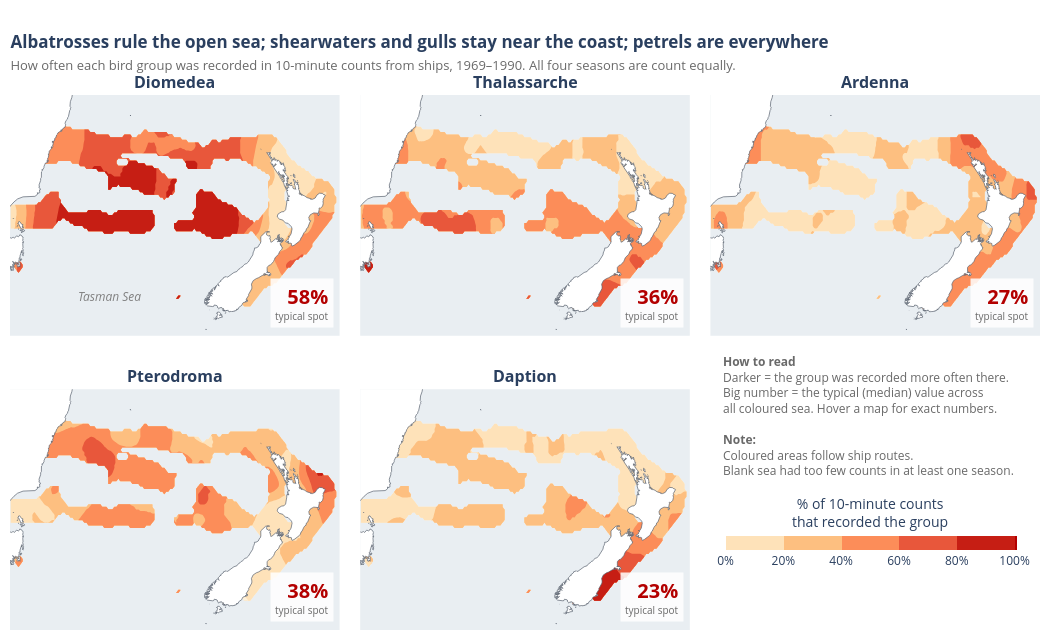

Notebook source saved alongside this figure:
### Code cell
# trace coastline
land = gpd.read_file("https://raw.githubusercontent.com/nvkelso/natural-earth-vector/master/geojson/ne_10m_land.geojson")
land = land.clip(box(LON[0] - 3, LAT[0] - 3, LON[1] + 3, LAT[1] + 3)).explode().simplify(0.02)
coast_x, coast_y = [], []
for poly in land:
    x, y = poly.exterior.xy
    coast_x += list(x) + [None]; coast_y += list(y) + [None]

# red color variations
reds = [[0, "#fef0d9"], [0.25, "#fdcc8a"], [0.5, "#fc8d59"], [0.75, "#e34a33"], [1, "#b30000"]]

fig = make_subplots(rows=2, cols=3, horizontal_spacing=0.02, vertical_spacing=0.1,
                    subplot_titles=[f"<b>{g}</b>" for g in order])
for k, g in enumerate(order):
    r, c = k // 3 + 1, k % 3 + 1
    fig.add_trace(go.Contour(x=lon_mid[cols], y=lat_mid[rows], z=rate[g][inside].round().astype("float32"), customdata=nearby,
                             zmin=0, zmax=100, hoverongaps=False, line_width=0,
                             contours=dict(start=0, end=100, size=20), autocontour=False,
                             colorscale=reds, showscale=(k == 0), name=g,
                             hovertemplate=f"<b>{g}</b><br>lat %{{y:.1f}}, lon %{{x:.1f}}<br>"
                                           "Recorded in %{z:.0f}% of counts here<br>Based on %{customdata:.0f} nearby counts<extra></extra>",
                             colorbar=dict(orientation="h", x=0.835, y=0.1, len=0.3, thickness=14, tickvals=[0, 20, 40, 60, 80, 100],
                                           ticktext=["0%", "20%", "40%", "60%", "80%", "100%"],
                                           title=dict(text="% of 10-minute counts<br>that recorded the group", side="top"))),
                  row=r, col=c)
    fig.add_trace(go.Scatter(x=coast_x, y=coast_y, fill="toself", fillcolor="white", mode="lines",
                             line=dict(color="#5b6470", width=0.7), hoverinfo="skip", showlegend=False), row=r, col=c)

    ax = f"{k + 1 if k else ''}"
    fig.add_annotation(x=LON[1] - 0.6, y=LAT[0] + 0.6, xref=f"x{ax}", yref=f"y{ax}", xanchor="right", yanchor="bottom",
                       align="right", showarrow=False, bgcolor="rgba(255,255,255,0.85)", borderpad=4,
                       text=f"<span style='font-size:20px;color:#b30000'><b>{np.nanmedian(rate[g]):.0f}%</b></span><br>"
                            "<span style='font-size:10px;color:dimgrey'>typical spot</span>")
    fig.update_xaxes(range=LON, visible=False, row=r, col=c)
    fig.update_yaxes(range=LAT, visible=False, scaleanchor=f"x{k + 1 if k else ''}", scaleratio=1.3, row=r, col=c)

fig.add_annotation(x=157, y=-45.5, text="<i>Tasman Sea</i>", showarrow=False, font=dict(color="grey"), xref="x", yref="y")
fig.add_annotation(x=0.69, y=0.40, xref="paper", yref="paper", xanchor="left", align="left", showarrow=False,
                   font=dict(size=12, color="dimgrey"),
                   text="<b>How to read</b><br>"
                        "Darker = the group was recorded more often there.<br>"
                        "Big number = the typical (median) value across<br>all coloured sea. Hover a map for exact numbers.<br><br>"
                        "<b>Note:</b><br>"
                        "Coloured areas follow ship routes.<br>Blank sea had too few counts in at least one season.")
fig.update_layout(width=1050, height=640, plot_bgcolor="#e9eef2", paper_bgcolor="white", margin=dict(l=10, r=10, t=95, b=10),
                  title=dict(text="<b>Albatrosses rule the open sea; shearwaters and gulls stay near the coast; petrels are everywhere</b>"
                                  "<br><span style='font-size:13px;color:dimgrey'>How often each bird group was recorded in 10-minute counts from ships, 1969–1990. "
                                  "All four seasons are count equally.</span>",
                             x=0.01, font=dict(size=17)))
fig.show()

### Figure 1 — Plotly figure (JSON) as saved in the notebook; plotly's stock layout.template omitted (floating-point values rounded to 4 significant figures; data arrays with more than 128 entries replaced by an {"elided": "..."} marker saying what was removed)
{"data": [{"autocontour": false, "colorbar": {"len": 0.3, "orientation": "h", "thickness": 14, "ticktext": ["0%", "20%", "40%", "60%", "80%", "100%"], "tickvals": [0, 20, 40, 60, 80, 100], "title": {"side": "top", "text": "% of 10-minute counts<br>that recorded the group"}, "x": 0.835, "y": 0.1}, "colorscale": [[0, "#fef0d9"], [0.25, "#fdcc8a"], [0.5, "#fc8d59"], [0.75, "#e34a33"], [1, "#b30000"]], "contours": {"end": 100, "size": 20, "start": 0}, "customdata": {"elided": "93x165 float values"}, "hoverongaps": false, "hovertemplate": "<b>Diomedea</b><br>lat %{y:.1f}, lon %{x:.1f}<br>Recorded in %{z:.0f}% of counts here<br>Based on %{customdata:.0f} nearby counts<extra></extra>", "line": {"width": 0}, "name": "Diomedea", "showscale": true, "type": "contour", "x": {"elided": "165 float values"}, "xaxis": "x", "y": [-48.45, -48.25, -48.05, -47.85, -47.65, -47.45, -47.25, -47.05, -46.85, -46.65, -46.45, -46.25, -46.05, -45.85, -45.65, -45.45, -45.25, -45.05, -44.85, -44.65, -44.45, -44.25, -44.05, -43.85, -43.65, -43.45, -43.25, -43.05, -42.85, -42.65, -42.45, -42.25, -42.05, -41.85, -41.65, -41.45, -41.25, -41.05, -40.85, -40.65, -40.45, -40.25, -40.05, -39.85, -39.65, -39.45, -39.25, -39.05, -38.85, -38.65, -38.45, -38.25, -38.05, -37.85, -37.65, -37.45, -37.25, -37.05, -36.85, -36.65, -36.45, -36.25, -36.05, -35.85, -35.65, -35.45, -35.25, -35.05, -34.85, -34.65, -34.45, -34.25, -34.05, -33.85, -33.65, -33.45, -33.25, -33.05, -32.85, -32.65, -32.45, -32.25, -32.05, -31.85, -31.65, -31.45, -31.25, -31.05, -30.85, -30.65, -30.45, -30.25, -30.05], "yaxis": "y", "z": {"elided": "93x165 float values"}, "zmax": 100, "zmin": 0}, {"fill": "toself", "fillcolor": "white", "hoverinfo": "skip", "line": {"color": "#5b6470", "width": 0.7}, "mode": "lines", "showlegend": false, "type": "scatter", "x": {"elided": "1695 float values"}, "xaxis": "x", "y": {"elided": "1695 float values"}, "yaxis": "y"}, {"autocontour": false, "colorbar": {"len": 0.3, "orientation": "h", "thickness": 14, "ticktext": ["0%", "20%", "40%", "60%", "80%", "100%"], "tickvals": [0, 20, 40, 60, 80, 100], "title": {"side": "top", "text": "% of 10-minute counts<br>that recorded the group"}, "x": 0.835, "y": 0.1}, "colorscale": [[0, "#fef0d9"], [0.25, "#fdcc8a"], [0.5, "#fc8d59"], [0.75, "#e34a33"], [1, "#b30000"]], "contours": {"end": 100, "size": 20, "start": 0}, "customdata": {"elided": "93x165 float values"}, "hoverongaps": false, "hovertemplate": "<b>Thalassarche</b><br>lat %{y:.1f}, lon %{x:.1f}<br>Recorded in %{z:.0f}% of counts here<br>Based on %{customdata:.0f} nearby counts<extra></extra>", "line": {"width": 0}, "name": "Thalassarche", "showscale": false, "type": "contour", "x": {"elided": "165 float values"}, "xaxis": "x2", "y": [-48.45, -48.25, -48.05, -47.85, -47.65, -47.45, -47.25, -47.05, -46.85, -46.65, -46.45, -46.25, -46.05, -45.85, -45.65, -45.45, -45.25, -45.05, -44.85, -44.65, -44.45, -44.25, -44.05, -43.85, -43.65, -43.45, -43.25, -43.05, -42.85, -42.65, -42.45, -42.25, -42.05, -41.85, -41.65, -41.45, -41.25, -41.05, -40.85, -40.65, -40.45, -40.25, -40.05, -39.85, -39.65, -39.45, -39.25, -39.05, -38.85, -38.65, -38.45, -38.25, -38.05, -37.85, -37.65, -37.45, -37.25, -37.05, -36.85, -36.65, -36.45, -36.25, -36.05, -35.85, -35.65, -35.45, -35.25, -35.05, -34.85, -34.65, -34.45, -34.25, -34.05, -33.85, -33.65, -33.45, -33.25, -33.05, -32.85, -32.65, -32.45, -32.25, -32.05, -31.85, -31.65, -31.45, -31.25, -31.05, -30.85, -30.65, -30.45, -30.25, -30.05], "yaxis": "y2", "z": {"elided": "93x165 float values"}, "zmax": 100, "zmin": 0}, {"fill": "toself", "fillcolor": "white", "hoverinfo": "skip", "line": {"color": "#5b6470", "width": 0.7}, "mode": "lines", "showlegend": false, "type": "scatter", "x": {"elided": "1695 float values"}, "xaxis": "x2", "y": {"elided": "1695 float values"}, "yaxis": "y2"}, {"autocontour": false, "colorbar": {"len": 0.3, "orientation": "h", "thickness": 14, "ticktext": ["0%", "20%", "40%", "60%", "80%", "100%"], "tickvals": [0, 20, 40, 60, 80, 100], "title": {"side": "top", "text": "% of 10-minute counts<br>that recorded the group"}, "x": 0.835, "y": 0.1}, "colorscale": [[0, "#fef0d9"], [0.25, "#fdcc8a"], [0.5, "#fc8d59"], [0.75, "#e34a33"], [1, "#b30000"]], "contours": {"end": 100, "size": 20, "start": 0}, "customdata": {"elided": "93x165 float values"}, "hoverongaps": false, "hovertemplate": "<b>Ardenna</b><br>lat %{y:.1f}, lon %{x:.1f}<br>Recorded in %{z:.0f}% of counts here<br>Based on %{customdata:.0f} nearby counts<extra></extra>", "line": {"width": 0}, "name": "Ardenna", "showscale": false, "type": "contour", "x": {"elided": "165 float values"}, "xaxis": "x3", "y": [-48.45, -48.25, -48.05, -47.85, -47.65, -47.45, -47.25, -47.05, -46.85, -46.65, -46.45, -46.25, -46.05, -45.85, -45.65, -45.45, -45.25, -45.05, -44.85, -44.65, -44.45, -44.25, -44.05, -43.85, -43.65, -43.45, -43.25, -43.05, -42.85, -42.65, -42.45, -42.25, -42.05, -41.85, -41.65, -41.45, -41.25, -41.05, -40.85, -40.65, -40.45, -40.25, -40.05, -39.85, -39.65, -39.45, -39.25, -39.05, -38.85, -38.65, -38.45, -38.25, -38.05, -37.85, -37.65, -37.45, -37.25, -37.05, -36.85, -36.65, -36.45, -36.25, -36.05, -35.85, -35.65, -35.45, -35.25, -35.05, -34.85, -34.65, -34.45, -34.25, -34.05, -33.85, -33.65, -33.45, -33.25, -33.05, -32.85, -32.65, -32.45, -32.25, -32.05, -31.85, -31.65, -31.45, -31.25, -31.05, -30.85, -30.65, -30.45, -30.25, -30.05], "yaxis": "y3", "z": {"elided": "93x165 float values"}, "zmax": 100, "zmin": 0}, {"fill": "toself", "fillcolor": "white", "hoverinfo": "skip", "line": {"color": "#5b6470", "width": 0.7}, "mode": "lines", "showlegend": false, "type": "scatter", "x": {"elided": "1695 float values"}, "xaxis": "x3", "y": {"elided": "1695 float values"}, "yaxis": "y3"}, {"autocontour": false, "colorbar": {"len": 0.3, "orientation": "h", "thickness": 14, "ticktext": ["0%", "20%", "40%", "60%", "80%", "100%"], "tickvals": [0, 20, 40, 60, 80, 100], "title": {"side": "top", "text": "% of 10-minute counts<br>that recorded the group"}, "x": 0.835, "y": 0.1}, "colorscale": [[0, "#fef0d9"], [0.25, "#fdcc8a"], [0.5, "#fc8d59"], [0.75, "#e34a33"], [1, "#b30000"]], "contours": {"end": 100, "size": 20, "start": 0}, "customdata": {"elided": "93x165 float values"}, "hoverongaps": false, "hovertemplate": "<b>Pterodroma</b><br>lat %{y:.1f}, lon %{x:.1f}<br>Recorded in %{z:.0f}% of counts here<br>Based on %{customdata:.0f} nearby counts<extra></extra>", "line": {"width": 0}, "name": "Pterodroma", "showscale": false, "type": "contour", "x": {"elided": "165 float values"}, "xaxis": "x4", "y": [-48.45, -48.25, -48.05, -47.85, -47.65, -47.45, -47.25, -47.05, -46.85, -46.65, -46.45, -46.25, -46.05, -45.85, -45.65, -45.45, -45.25, -45.05, -44.85, -44.65, -44.45, -44.25, -44.05, -43.85, -43.65, -43.45, -43.25, -43.05, -42.85, -42.65, -42.45, -42.25, -42.05, -41.85, -41.65, -41.45, -41.25, -41.05, -40.85, -40.65, -40.45, -40.25, -40.05, -39.85, -39.65, -39.45, -39.25, -39.05, -38.85, -38.65, -38.45, -38.25, -38.05, -37.85, -37.65, -37.45, -37.25, -37.05, -36.85, -36.65, -36.45, -36.25, -36.05, -35.85, -35.65, -35.45, -35.25, -35.05, -34.85, -34.65, -34.45, -34.25, -34.05, -33.85, -33.65, -33.45, -33.25, -33.05, -32.85, -32.65, -32.45, -32.25, -32.05, -31.85, -31.65, -31.45, -31.25, -31.05, -30.85, -30.65, -30.45, -30.25, -30.05], "yaxis": "y4", "z": {"elided": "93x165 float values"}, "zmax": 100, "zmin": 0}, {"fill": "toself", "fillcolor": "white", "hoverinfo": "skip", "line": {"color": "#5b6470", "width": 0.7}, "mode": "lines", "showlegend": false, "type": "scatter", "x": {"elided": "1695 float values"}, "xaxis": "x4", "y": {"elided": "1695 float values"}, "yaxis": "y4"}, {"autocontour": false, "colorbar": {"len": 0.3, "orientation": "h", "thickness": 14, "ticktext": ["0%", "20%", "40%", "60%", "80%", "100%"], "tickvals": [0, 20, 40, 60, 80, 100], "title": {"side": "top", "text": "% of 10-minute counts<br>that recorded the group"}, "x": 0.835, "y": 0.1}, "colorscale": [[0, "#fef0d9"], [0.25, "#fdcc8a"], [0.5, "#fc8d59"], [0.75, "#e34a33"], [1, "#b30000"]], "contours": {"end": 100, "size": 20, "start": 0}, "customdata": {"elided": "93x165 float values"}, "hoverongaps": false, "hovertemplate": "<b>Daption</b><br>lat %{y:.1f}, lon %{x:.1f}<br>Recorded in %{z:.0f}% of counts here<br>Based on %{customdata:.0f} nearby counts<extra></extra>", "line": {"width": 0}, "name": "Daption", "showscale": false, "type": "contour", "x": {"elided": "165 float values"}, "xaxis": "x5", "y": [-48.45, -48.25, -48.05, -47.85, -47.65, -47.45, -47.25, -47.05, -46.85, -46.65, -46.45, -46.25, -46.05, -45.85, -45.65, -45.45, -45.25, -45.05, -44.85, -44.65, -44.45, -44.25, -44.05, -43.85, -43.65, -43.45, -43.25, -43.05, -42.85, -42.65, -42.45, -42.25, -42.05, -41.85, -41.65, -41.45, -41.25, -41.05, -40.85, -40.65, -40.45, -40.25, -40.05, -39.85, -39.65, -39.45, -39.25, -39.05, -38.85, -38.65, -38.45, -38.25, -38.05, -37.85, -37.65, -37.45, -37.25, -37.05, -36.85, -36.65, -36.45, -36.25, -36.05, -35.85, -35.65, -35.45, -35.25, -35.05, -34.85, -34.65, -34.45, -34.25, -34.05, -33.85, -33.65, -33.45, -33.25, -33.05, -32.85, -32.65, -32.45, -32.25, -32.05, -31.85, -31.65, -31.45, -31.25, -31.05, -30.85, -30.65, -30.45, -30.25, -30.05], "yaxis": "y5", "z": {"elided": "93x165 float values"}, "zmax": 100, "zmin": 0}, {"fill": "toself", "fillcolor": "white", "hoverinfo": "skip", "line": {"color": "#5b6470", "width": 0.7}, "mode": "lines", "showlegend": false, "type": "scatter", "x": {"elided": "1695 float values"}, "xaxis": "x5", "y": {"elided": "1695 float values"}, "yaxis": "y5"}], "layout": {"annotations": [{"font": {"size": 16}, "showarrow": false, "text": "<b>Diomedea</b>", "x": 0.16, "xanchor": "center", "xref": "paper", "y": 1, "yanchor": "bottom", "yref": "paper"}, {"font": {"size": 16}, "showarrow": false, "text": "<b>Thalassarche</b>", "x": 0.5, "xanchor": "center", "xref": "paper", "y": 1, "yanchor": "bottom", "yref": "paper"}, {"font": {"size": 16}, "showarrow": false, "text": "<b>Ardenna</b>", "x": 0.84, "xanchor": "center", "xref": "paper", "y": 1, "yanchor": "bottom", "yref": "paper"}, {"font": {"size": 16}, "showarrow": false, "text": "<b>Pterodroma</b>", "x": 0.16, "xanchor": "center", "xref": "paper", "y": 0.45, "yanchor": "bottom", "yref": "paper"}, {"font": {"size": 16}, "showarrow": false, "text": "<b>Daption</b>", "x": 0.5, "xanchor": "center", "xref": "paper", "y": 0.45, "yanchor": "bottom", "yref": "paper"}, {"align": "right", "bgcolor": "rgba(255,255,255,0.85)", "borderpad": 4, "showarrow": false, "text": "<span style='font-size:20px;color:#b30000'><b>58%</b></span><br><span style='font-size:10px;color:dimgrey'>typical spot</span>", "x": 179.4, "xanchor": "right", "xref": "x", "y": -47.9, "yanchor": "bottom", "yref": "y"}, {"align": "right", "bgcolor": "rgba(255,255,255,0.85)", "borderpad": 4, "showarrow": false, "text": "<span style='font-size:20px;color:#b30000'><b>36%</b></span><br><span style='font-size:10px;color:dimgrey'>typical spot</span>", "x": 179.4, "xanchor": "right", "xref": "x2", "y": -47.9, "yanchor": "bottom", "yref": "y2"}, {"align": "right", "bgcolor": "rgba(255,255,255,0.85)", "borderpad": 4, "showarrow": false, "text": "<span style='font-size:20px;color:#b30000'><b>27%</b></span><br><span style='font-size:10px;color:dimgrey'>typical spot</span>", "x": 179.4, "xanchor": "right", "xref": "x3", "y": -47.9, "yanchor": "bottom", "yref": "y3"}, {"align": "right", "bgcolor": "rgba(255,255,255,0.85)", "borderpad": 4, "showarrow": false, "text": "<span style='font-size:20px;color:#b30000'><b>38%</b></span><br><span style='font-size:10px;color:dimgrey'>typical spot</span>", "x": 179.4, "xanchor": "right", "xref": "x4", "y": -47.9, "yanchor": "bottom", "yref": "y4"}, {"align": "right", "bgcolor": "rgba(255,255,255,0.85)", "borderpad": 4, "showarrow": false, "text": "<span style='font-size:20px;color:#b30000'><b>23%</b></span><br><span style='font-size:10px;color:dimgrey'>typical spot</span>", "x": 179.4, "xanchor": "right", "xref": "x5", "y": -47.9, "yanchor": "bottom", "yref": "y5"}, {"font": {"color": "grey"}, "showarrow": false, "text": "<i>Tasman Sea</i>", "x": 157, "xref": "x", "y": -45.5, "yref": "y"}, {"align": "left", "font": {"color": "dimgrey", "size": 12}, "showarrow": false, "text": "<b>How to read</b><br>Darker = the group was recorded more often there.<br>Big number = the typical (median) value across<br>all coloured sea. Hover a map for exact numbers.<br><br><b>Note:</b><br>Coloured areas follow ship routes.<br>Blank sea had too few counts in at least one season.", "x": 0.69, "xanchor": "left", "xref": "paper", "y": 0.4, "yref": "paper"}], "height": 640, "margin": {"b": 10, "l": 10, "r": 10, "t": 95}, "paper_bgcolor": "white", "plot_bgcolor": "#e9eef2", "title": {"font": {"size": 17}, "text": "<b>Albatrosses rule the open sea; shearwaters and gulls stay near the coast; petrels are everywhere</b><br><span style='font-size:13px;color:dimgrey'>How often each bird group was recorded in 10-minute counts from ships, 1969–1990. All four seasons are count equally.</span>", "x": 0.01}, "width": 1050, "xaxis": {"anchor": "y", "domain": [0, 0.32], "range": [147, 180], "visible": false}, "xaxis2": {"anchor": "y2", "domain": [0.34, 0.66], "range": [147, 180], "visible": false}, "xaxis3": {"anchor": "y3", "domain": [0.68, 1], "range": [147, 180], "visible": false}, "xaxis4": {"anchor": "y4", "domain": [0, 0.32], "range": [147, 180], "visible": false}, "xaxis5": {"anchor": "y5", "domain": [0.34, 0.66], "range": [147, 180], "visible": false}, "xaxis6": {"anchor": "y6", "domain": [0.68, 1]}, "yaxis": {"anchor": "x", "domain": [0.55, 1], "range": [-48.5, -30], "scaleanchor": "x", "scaleratio": 1.3, "visible": false}, "yaxis2": {"anchor": "x2", "domain": [0.55, 1], "range": [-48.5, -30], "scaleanchor": "x2", "scaleratio": 1.3, "visible": false}, "yaxis3": {"anchor": "x3", "domain": [0.55, 1], "range": [-48.5, -30], "scaleanchor": "x3", "scaleratio": 1.3, "visible": false}, "yaxis4": {"anchor": "x4", "domain": [0, 0.45], "range": [-48.5, -30], "scaleanchor": "x4", "scaleratio": 1.3, "visible": false}, "yaxis5": {"anchor": "x5", "domain": [0, 0.45], "range": [-48.5, -30], "scaleanchor": "x5", "scaleratio": 1.3, "visible": false}, "yaxis6": {"anchor": "x6", "domain": [0, 0.45]}}}
